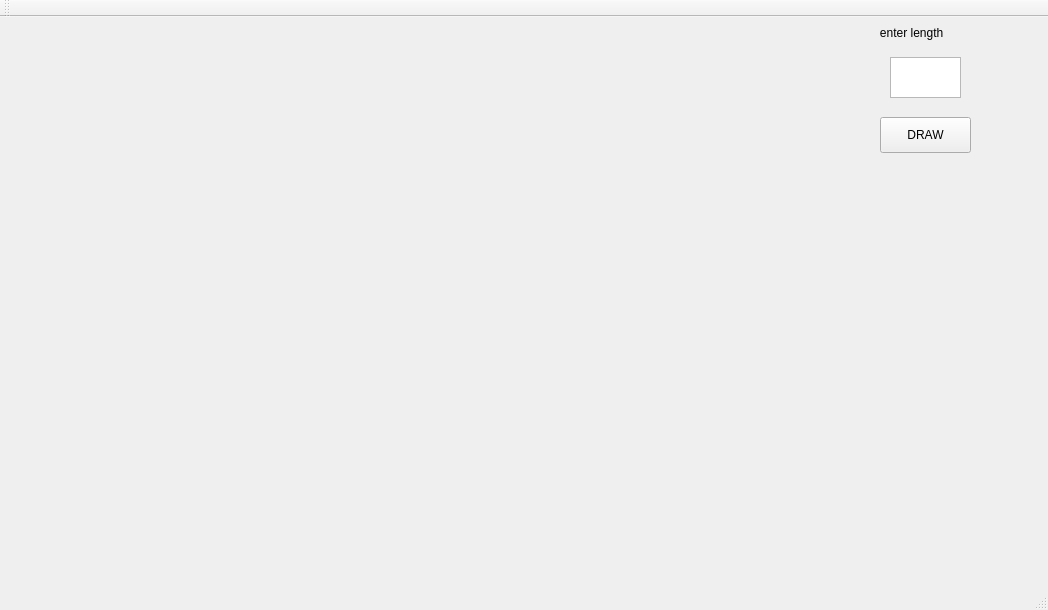
<?xml version="1.0" encoding="UTF-8"?>
<ui version="4.0">
 <class>MainWindow</class>
 <widget class="QMainWindow" name="MainWindow">
  <property name="geometry">
   <rect>
    <x>0</x>
    <y>0</y>
    <width>1048</width>
    <height>610</height>
   </rect>
  </property>
  <property name="windowTitle">
   <string>MainWindow</string>
  </property>
  <widget class="QWidget" name="centralWidget">
   <widget class="QPushButton" name="pushButton">
    <property name="geometry">
     <rect>
      <x>880</x>
      <y>100</y>
      <width>91</width>
      <height>36</height>
     </rect>
    </property>
    <property name="text">
     <string>DRAW</string>
    </property>
   </widget>
   <widget class="QLabel" name="label">
    <property name="geometry">
     <rect>
      <x>0</x>
      <y>0</y>
      <width>861</width>
      <height>541</height>
     </rect>
    </property>
    <property name="text">
     <string/>
    </property>
   </widget>
   <widget class="QPlainTextEdit" name="plainTextEdit">
    <property name="geometry">
     <rect>
      <x>890</x>
      <y>40</y>
      <width>71</width>
      <height>41</height>
     </rect>
    </property>
   </widget>
   <widget class="QLabel" name="label_2">
    <property name="geometry">
     <rect>
      <x>870</x>
      <y>0</y>
      <width>111</width>
      <height>31</height>
     </rect>
    </property>
    <property name="text">
     <string>   enter length</string>
    </property>
   </widget>
  </widget>
  <widget class="QMenuBar" name="menuBar">
   <property name="geometry">
    <rect>
     <x>0</x>
     <y>0</y>
     <width>1048</width>
     <height>22</height>
    </rect>
   </property>
  </widget>
  <widget class="QToolBar" name="mainToolBar">
   <attribute name="toolBarArea">
    <enum>TopToolBarArea</enum>
   </attribute>
   <attribute name="toolBarBreak">
    <bool>false</bool>
   </attribute>
  </widget>
  <widget class="QStatusBar" name="statusBar"/>
 </widget>
 <layoutdefault spacing="6" margin="11"/>
 <resources/>
 <connections/>
</ui>
